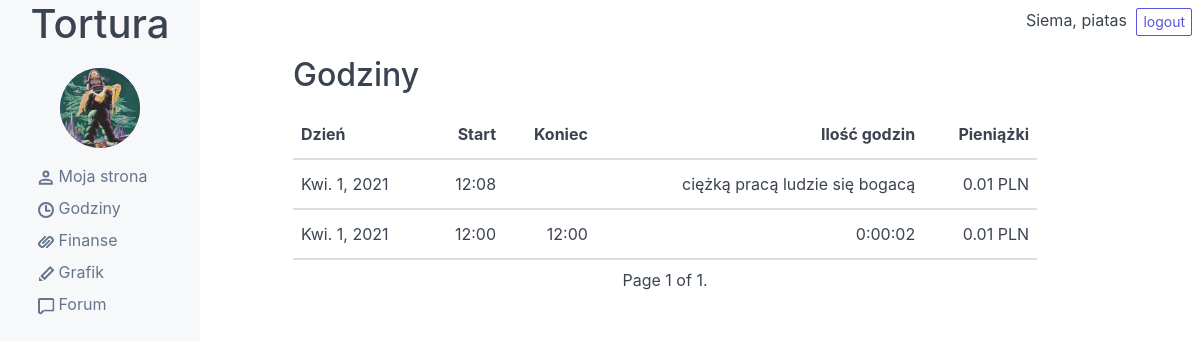
The app's page /hours/ (signed in), older data.
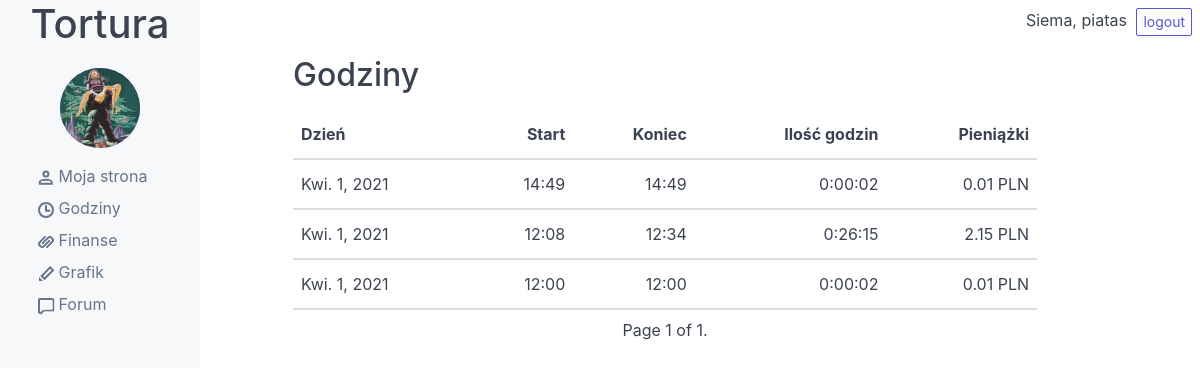
The same page, newer data.
### articles/models.py (models this page shows, shortened)
class HoursWorked(models.Model):
    user = models.ForeignKey(User, on_delete=models.SET_NULL, null=True)
    day = models.DateField(auto_now_add=True)
    start = models.DateTimeField()
    finish = models.DateTimeField(null=True)
    salary = models.FloatField(null=True, default=0.0)
    objects = HoursWorkedManager()
    class Meta:
        ordering = ['-day', '-start']
    def duration(self):
        if self.finish:
            return str(self.finish - self.start).split('.')[0]
        return 'ciężką pracą ludzie się bogacą'

### articles/views.py (the view)
# urls.py: path('hours/', HoursListView.as_view(), name='hours'),
class HoursListView(LoginRequiredMixin, ListView):
    template_name = 'articles/hours.html'
    paginate_by = 10
    model = HoursWorked
    def get_queryset(self):
        return HoursWorked.objects.filter(user=self.request.user)

### articles/templates/articles/hours.html (shortened to what this page needs)
{% extends 'base.html' %}
{% block content %}
<h2>Godziny</h2>
<div style="margin-top: 15px;">
    <table class="table table-hover">
        <thead>
            <tr>
                <th>Dzień</th>
                <th style="text-align: right;">Start</th>
                <th style="text-align: right;">Koniec</th>
                <th style="text-align: right;">Ilość godzin</th>
                <th style="text-align: right;">Pieniążki</th>
            </tr>
        </thead>
        <tbody>
            {% for day in page_obj %}
            <tr>
                <th class="table-font">{{ day.day }}</th>
                <th class="table-font" style="text-align: right;">{{day.start|time:"H:i"}}</th>
                <th class="table-font" style="text-align: right;">{{day.finish|time:"H:i"}}</th>
                <th class="table-font" style="text-align: right;">{{ day.duration}}</th>
                <th class="table-font" style="text-align: right;">
                    {% if day.salary %}
                    {{ day.salary|floatformat:2}} PLN
                    {% else %}
                    0.01 PLN
                    {% endif %}
                </th>
            </tr>
            {% endfor %}
        </tbody>
    </table>
<div class="pagination" style="justify-content: center;">
    <span class="step-links">
        <span class="current">
            Page {{ page_obj.number }} of {{ page_obj.paginator.num_pages }}.
        </span>
    </span>
</div>
{% endblock %}

Row changes from the older to the newer data that the page shows:
added HoursWorked: day "Kwi. 1, 2021", start "14:49", finish "14:49", duration "0:00:02", salary "0.01 PLN"
changed HoursWorked (number 2 of 3 on the later page): finish (not shown) → "12:34"; duration "ciężką pracą ludzie się bogacą" → "0:26:15"; salary (not shown) → "2.15"; salary "0.01 PLN" → "PLN"
